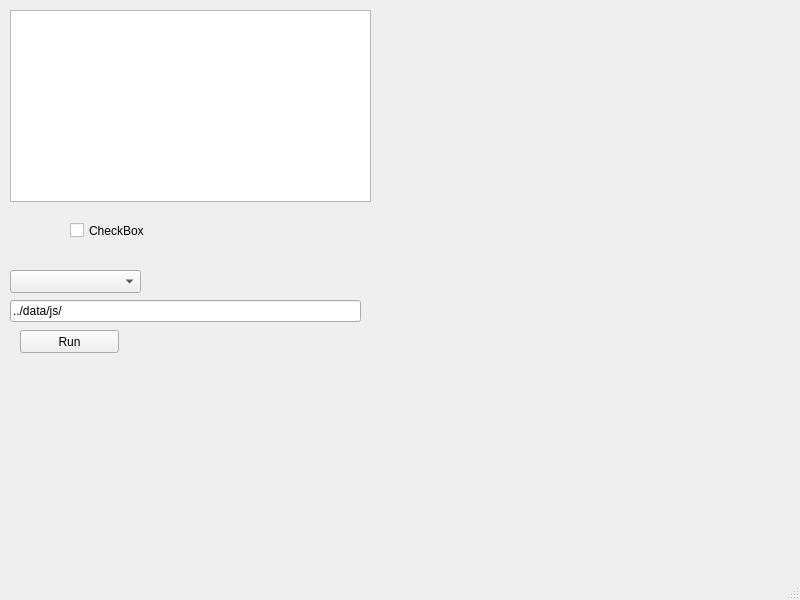
<?xml version="1.0" encoding="UTF-8"?>
<ui version="4.0">
 <class>MainWindow</class>
 <widget class="QMainWindow" name="MainWindow">
  <property name="geometry">
   <rect>
    <x>0</x>
    <y>0</y>
    <width>800</width>
    <height>600</height>
   </rect>
  </property>
  <property name="windowTitle">
   <string>MainWindow</string>
  </property>
  <widget class="QWidget" name="centralwidget">
   <widget class="QListWidget" name="calls_list">
    <property name="geometry">
     <rect>
      <x>10</x>
      <y>10</y>
      <width>361</width>
      <height>192</height>
     </rect>
    </property>
   </widget>
   <widget class="QCheckBox" name="checkBox">
    <property name="geometry">
     <rect>
      <x>70</x>
      <y>220</y>
      <width>85</width>
      <height>21</height>
     </rect>
    </property>
    <property name="text">
     <string>CheckBox</string>
    </property>
   </widget>
   <widget class="QComboBox" name="command_list">
    <property name="geometry">
     <rect>
      <x>10</x>
      <y>270</y>
      <width>131</width>
      <height>23</height>
     </rect>
    </property>
   </widget>
   <widget class="QPushButton" name="cmd_exec">
    <property name="geometry">
     <rect>
      <x>20</x>
      <y>330</y>
      <width>99</width>
      <height>23</height>
     </rect>
    </property>
    <property name="text">
     <string>Run</string>
    </property>
   </widget>
   <widget class="QLineEdit" name="cmd_args">
    <property name="geometry">
     <rect>
      <x>10</x>
      <y>300</y>
      <width>351</width>
      <height>22</height>
     </rect>
    </property>
    <property name="whatsThis">
     <string>&lt;html&gt;&lt;head/&gt;&lt;body&gt;&lt;p&gt;Enter arguments&lt;/p&gt;&lt;/body&gt;&lt;/html&gt;</string>
    </property>
    <property name="text">
     <string>../data/js/</string>
    </property>
   </widget>
  </widget>
  <widget class="QMenuBar" name="menubar">
   <property name="geometry">
    <rect>
     <x>0</x>
     <y>0</y>
     <width>800</width>
     <height>20</height>
    </rect>
   </property>
  </widget>
  <widget class="QStatusBar" name="statusbar"/>
 </widget>
 <resources/>
 <connections/>
</ui>
